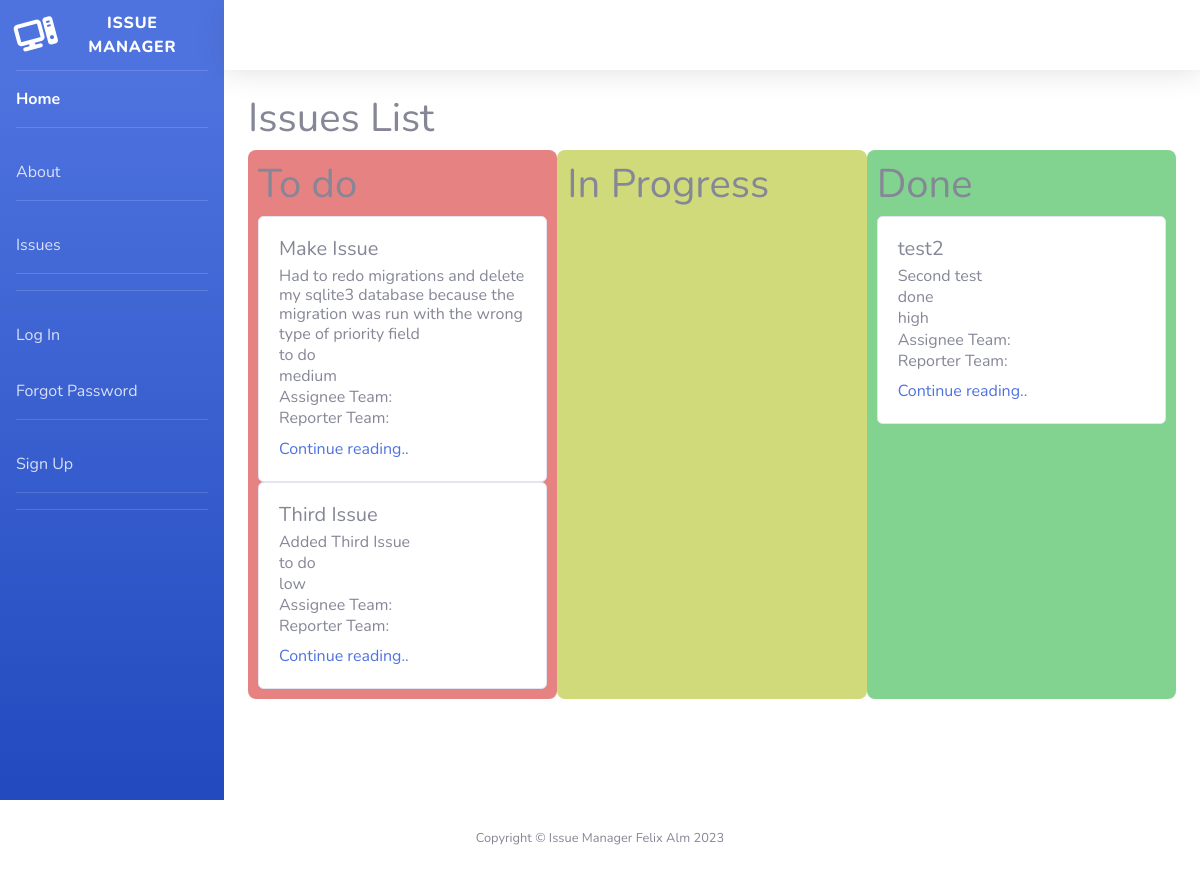
/issues/, run on an earlier commit of the app's database.
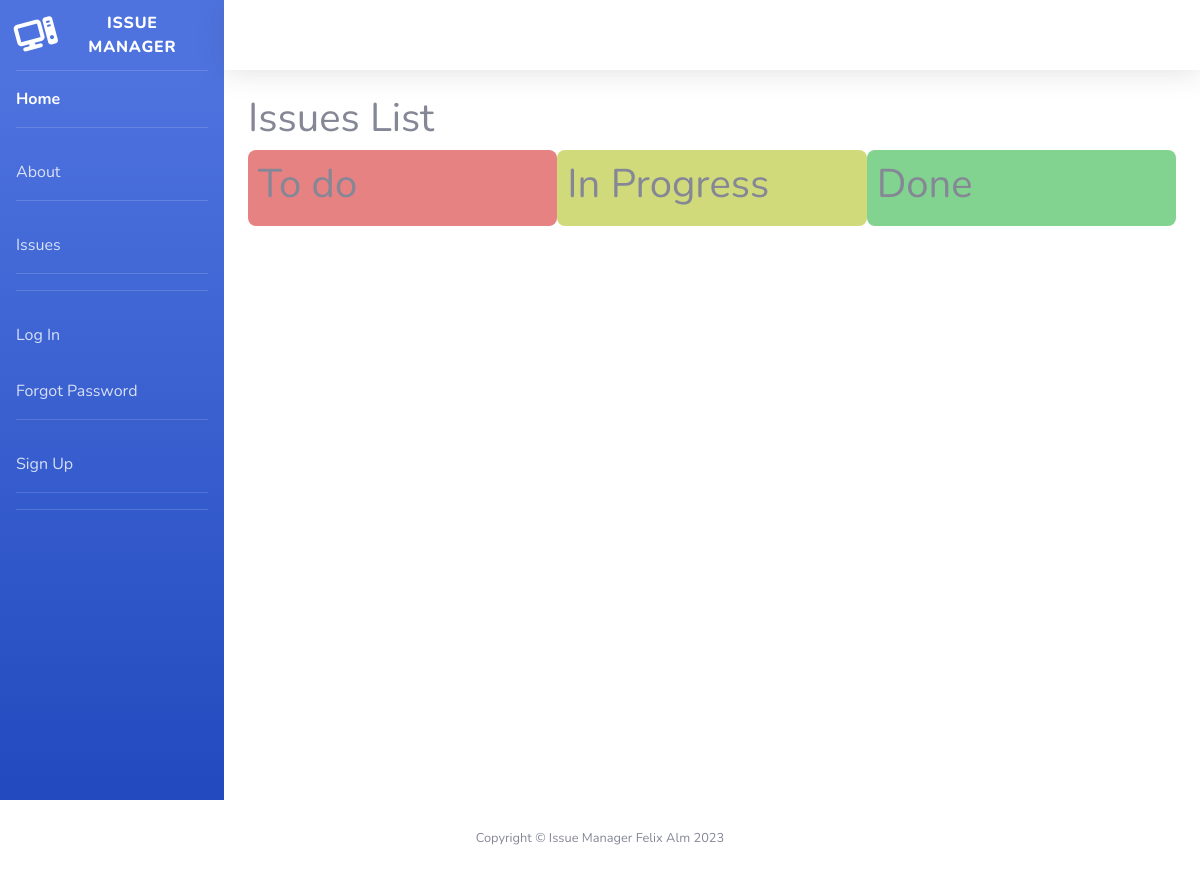
And on a later commit of the database.
### issues/models.py (models this page shows, shortened)
class Issue(models.Model):
    summary =models.CharField(max_length=264)
    description=models.TextField()
    status=models.ForeignKey(
        Status, on_delete=models.CASCADE,
        blank=True, null=True
        )
    priority=models.ForeignKey(
        Priority, on_delete=models.CASCADE,
        blank=True, null=True
        )
    assignee=models.ForeignKey(get_user_model(), on_delete=models.CASCADE)
    reporter=models.ForeignKey(get_user_model(), on_delete=models.CASCADE, related_name="reporter")
    created_on = models.DateTimeField(auto_now_add=True)

class Status(models.Model):
    name= models.CharField(max_length=128)
    description= models.CharField(max_length=256)

class Priority(models.Model):
    name= models.CharField(max_length=128)
    description= models.CharField(max_length=256)
    def __str__(self):
        return self.name

### issues/views.py (the view)
# urls.py: path("", views.IssueListView.as_view(), name="list"),
class IssueListView(ListView):
    template_name = "issues/list.html"
    model = Issue
    def get_context_data(self, **kwargs):
        context = super().get_context_data(**kwargs)
        user_team = None
        if self.request.user.is_authenticated:
            user_team = self.request.user.team
        user_role = None
        if self.request.user.is_authenticated:
            user_role = self.request.user.role
        context['user_team'] = user_team
        context['user_role'] = user_role
        return context

### templates/issues/list.html (shortened to what this page needs)
{% extends 'base.html' %}
{% block content %}
<h1>Issues List</h1>
<div class="main_columns">
    <div class="column column_to_do">
        <h1>To do</h1>
        {% for issue in object_list %}
        {% if issue.status.name == "to do" and user.team.name == issue.assignee.team.name %}
                <div class="card" >
                    <div class="card-body">
                        <h5 class="card-title">{{ issue.summary }}</h5>
                        <h6 class="card-subtitle mb-2 text-body-secondary">{{ issue.description }}</h6>
                        <h6 class="card-subtitle mb-2 text-body-secondary">{{ issue.status.name }}</h6>
                        <h6 class="card-subtitle mb-2 text-body-secondary">{{ issue.priority }}</h6>
                        <h6 class="card-subtitle mb-2 text-body-secondary">Assignee Team: {{ issue.assignee.team.name }}</h6>
                    <h6 class="card-subtitle mb-2 text-body-secondary">Reporter Team: {{ issue.reporter.team.name }}</h6>
                        <a href="{% url 'detail' issue.id %}" class="card-link">Continue reading..</a>
                    </div>
                </div>
            {% endif %}
        {% endfor %}
    </div>
    <div class="column column_progress">
        <h1>In Progress</h1>
    </div>
    <div class="column column_done">
        <h1>Done</h1>
        {% for issue in object_list %}
            {% if issue.status.name == "done" %}
                <div class="card" >
                    <div class="card-body">
                        <h5 class="card-title">{{ issue.summary }}</h5>
                        <h6 class="card-subtitle mb-2 text-body-secondary">{{ issue.description }}</h6>
                        <h6 class="card-subtitle mb-2 text-body-secondary">{{ issue.status.name }}</h6>
                        <h6 class="card-subtitle mb-2 text-body-secondary">{{ issue.priority }}</h6>
                        <h6 class="card-subtitle mb-2 text-body-secondary">Assignee Team: {{ issue.assignee.team.name }}</h6>
                        <h6 class="card-subtitle mb-2 text-body-secondary">Reporter Team: {{ issue.reporter.team.name }}</h6>
                            <a href="{% url 'detail' issue.id %}" class="card-link">Continue reading..</a>
                    </div>
                </div>
            {% endif %}
        {% endfor %}
    </div>
</div>
{% endblock content %}

### templates/base.html (shortened to what this page needs)
<!DOCTYPE html>
<html lang="en">
{% load static %}
<head>
    <link href="{% static 'vendor/fontawesome-free/css/all.min.css' %}" rel="stylesheet" type="text/css">
    <link href="{% static 'css/sb-admin-2.min.css' %} " rel="stylesheet">
    <link rel="stylesheet" href="https://cdnjs.cloudflare.com/ajax/libs/font-awesome/6.4.0/css/all.min.css">
    <link  href="{% static 'css/base.css' %}" rel="stylesheet">
</head>
<body id="page-top">
    <div id="wrapper">
        <ul class="navbar-nav bg-gradient-primary sidebar sidebar-dark accordion" id="accordionSidebar">
            <a class="sidebar-brand d-flex align-items-center justify-content-center"href="{% url 'home' %}">
                <div class="sidebar-brand-icon rotate-n-15">
                    <i class="fa-solid fa-computer"></i>
                </div>
                <div class="sidebar-brand-text mx-3">Issue Manager</div>
            </a>
            <hr class="sidebar-divider my-0">
            <li class="nav-item active">
                <a class="nav-link" href="{% url 'home' %}">Home</a>
            </li>
            <hr class="sidebar-divider">
            <li class="nav-item">
                <a class="nav-link" href="{% url 'about' %}">About</a>
            </li>
            <hr class="sidebar-divider">
            <li class="nav-item ">
                <a class="nav-link" href="{% url 'list' %}">Issues</a>
            </li>
            <hr class="sidebar-divider">
            {% if user.is_authenticated %}
            <li class="nav-item ">
                <a class="nav-link" href="{% url 'logout' %}">Log Out</a>
            </li>
            <li class="nav-item ">
                <a class="nav-link" href="{% url 'password_change' %}">Change Password</a>
            </li>
            {% if user_role.name == "product owner" %}
            <hr class="sidebar-divider">
            <li class="nav-item ">
                <a class="nav-link" href="{% url 'new' %}">Create Issue</a>
            </li>
            {% endif %}
            {% else %}
            <hr class="sidebar-divider">
            <li class="nav-item ">
                <a class="nav-link" href="{% url 'login' %}">Log In</a>
            </li>
            <li class="nav-item ">
                <a class="nav-link" href="{% url 'password_reset' %}">Forgot Password</a>
            </li>
            <hr class="sidebar-divider">
            <li class="nav-item ">
                <a class="nav-link" href="{% url 'signup' %}">Sign Up</a>
            </li>
            <hr class="sidebar-divider">
            {% endif %}
            <hr class="sidebar-divider d-none d-md-block">
        </ul>
            <div id="content" style="width: 100%;">
                <nav class="navbar navbar-expand navbar-light bg-white topbar mb-4 static-top shadow">
                </nav>
                <div class="container-fluid">
                    {% block content %}
                    {% endblock content %}
                    </div>
                </div>
            </div>
            <footer class="sticky-footer bg-white">
                <div class="container my-auto">
                    <div class="copyright text-center my-auto">
                        <span>Copyright &copy; Issue Manager Felix Alm 2023</span>
                    </div>
                </div>
            </footer>
</body>
</html>

### static/css/base.css (style rules this page uses)
.main_columns { display: flex; justify-content: space-between; width: 100%; }
.column { width: 50%; padding: 10px; border-radius: 8px; }
.column_to_do { background-color: #e78282; }
.column_progress { background-color: #d0da7b; border-radius: 8px; }
.column_done { background-color: #81d38f; border-radius: 8px; }

What changed in the data, as far as the page shows it:
removed Issue: summary "Make Issue", description "Had to redo migrations and delete my sqlite3 database because the migration was run with the wrong type of priority field", status.name "to do", priority "medium", shown under "To do"
removed Issue: summary "Third Issue", description "Added Third Issue", status.name "to do", priority "low", shown under "To do"
removed Issue: summary "test2", description "Second test", status.name "done", priority "high", shown under "Done"
